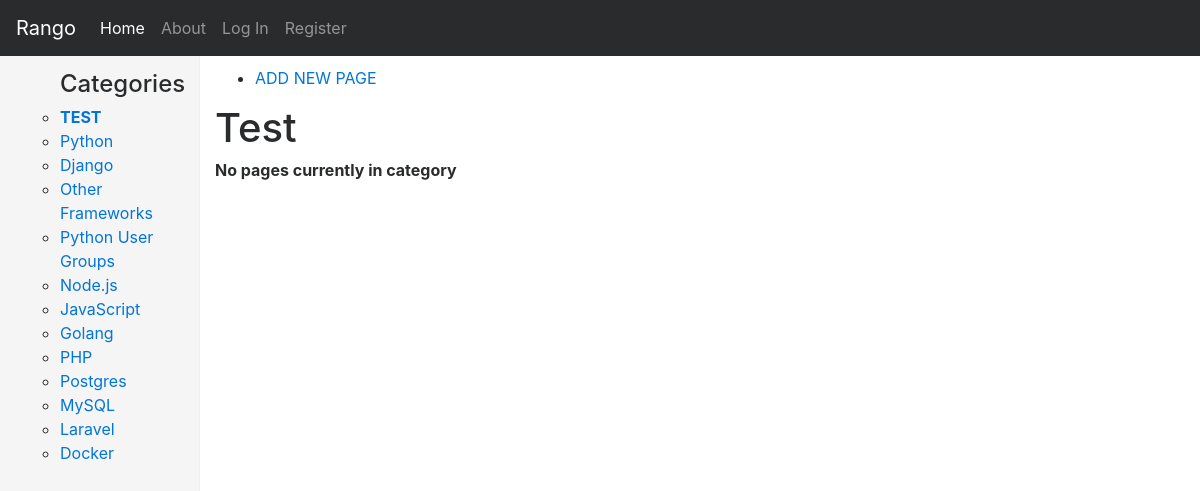
Screenshot of /rango/category/test/ with the database file from the repository.
### rango/models.py (models this page shows, shortened)
class Category(models.Model):
    name = models.CharField(max_length=128, unique=True)
    likes = models.IntegerField(default=0)
    views = models.IntegerField(default=0)
    slug = models.SlugField(unique=True)
    class Meta:
        verbose_name_plural = 'Categories'

### rango/views.py (the view)
# urls.py: url(r'^category/(?P<category_name_slug>[\w\-]+)/$', views.show_category, name='show_category'),
def show_category(request, category_name_slug):
    context_dict = {}
    try:
        category = Category.objects.get(slug=category_name_slug)
        pages = Page.objects.filter(category=category)
        context_dict['pages'] = pages
        context_dict['category'] = category
    except Category.DoesNotExist:
        context_dict['pages'] = None
        context_dict['category'] = None
    return render(request, 'rango/category.html', context=context_dict)

### rango/templatetags/rango_template_tags.py (called while the page is built)
@register.inclusion_tag('rango/cats.html')
def get_category_list(cat=None):
    return {
        'cats': Category.objects.all(),
        'act_cat': cat
    }

### tangodjango/templates/rango/category.html (shortened to what this page needs)
{% extends 'rango/base_bootstrap.html' %}
{% load staticfiles %}
{% block body_block %}
     <ul>
        <li><a href="{% url 'rango:add_page' %}">ADD NEW PAGE</a></li>
     </ul>
    {% if category %}
        <h1>{{ category.name }}</h1>
        {% if pages %}
            <ul>
                {% for page in pages %}
                    <li><a href="{{ page.url }}">{{ page.title }}</a></li>
                {% endfor %}
            </ul>
        {% else %}
            <strong>No pages currently in category</strong>
        {% endif %}
    {% else %}
        <div>
            <p>The specified category does not exist!</p>
        </div>
    {% endif %}
{% endblock %}

### tangodjango/templates/rango/cats.html
<ul>
    {% if cats %}
        <h4>Categories</h4>
        {% for c in cats %}
            {% if c == act_cat %}
                <li><strong><a href="{% url 'rango:show_category' c.slug %}">{{ c.name.upper }}</a></strong></li>
            {% else %}
                <li><a href="{% url 'rango:show_category' c.slug %}">{{ c.name }}</a></li>
            {% endif %}
        {% endfor %}
    {% endif %}
</ul>

### tangodjango/static/css/dashboard.css (style rules this page uses)
body { padding-top: 50px; }

### rows the page displays
Category: name "TEST", name "Test"
Category: name "Python"
Category: name "Django"
Category: name "Other Frameworks"
Category: name "Python User Groups"
Category: name "Node.js"
Category: name "JavaScript"
Category: name "Golang"
Category: name "PHP"
Category: name "Postgres"
Category: name "MySQL"
Category: name "Laravel"
Category: name "Docker"
